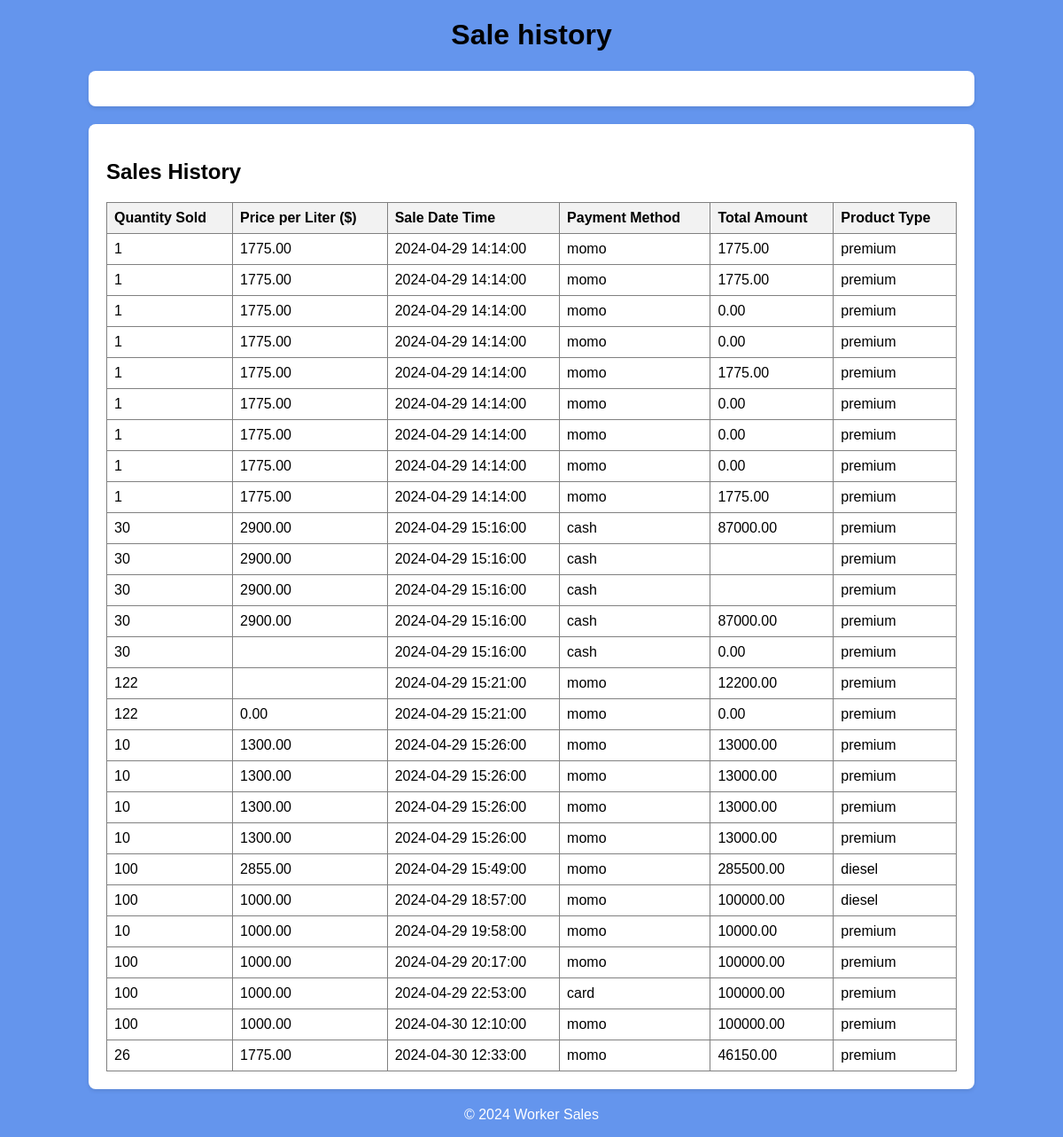
Screenshot of /W.T/worker_history.php (signed in) with the database file from the repository.
### tables this page shows
CREATE TABLE `sales` (
  `sale_id` int(11) NOT NULL,
  `quantity_sold` int(11) DEFAULT NULL,
  `price_per_liter` decimal(10,2) DEFAULT NULL,
  `sale_date_time` datetime DEFAULT NULL,
  `payment_method` varchar(50) DEFAULT NULL,
  `product_type` varchar(50) DEFAULT NULL,
  `total_amount` decimal(10,2) DEFAULT NULL
);

### W.T/worker_history.php (the view, shortened to what this page needs)
<?php
$servername = "localhost";
$username = "root";
$password = "";
$database = "petrol_sales";
?>
<!DOCTYPE html>
<html lang="en">
<head>
</head>
<body>
<div class="header">
    <h1>Sale history</h1>
</div>
<div class="container">
</div>
<div class="sales-history">
    <?php
    $conn = mysqli_connect($servername, $username, $password, $database);
    $sql = "SELECT * FROM sales";
    $result = mysqli_query($conn, $sql);
    if (mysqli_num_rows($result) > 0) {
        echo "<div class='container'>";
        echo "<h2>Sales History</h2>";
        echo "<table border='1'>";
        echo "<tr><th>Quantity Sold</th><th>Price per Liter ($)</th><th>Sale Date Time</th><th>Payment Method</th><th>Total Amount</th><th>Product Type</th></tr>";
        while($row = mysqli_fetch_assoc($result)) {
            echo "<tr>";
            echo "<td>" . $row["quantity_sold"] . "</td>";
            echo "<td>" . $row["price_per_liter"] . "</td>";
            echo "<td>" . $row["sale_date_time"] . "</td>";
            echo "<td>" . $row["payment_method"] . "</td>";
            echo "<td>" . $row["total_amount"] . "</td>";
            echo "<td>" . $row["product_type"] . "</td>";
            echo "</tr>";
        }
        echo "</table>";
        echo "</div>";
    } else {
        echo "No sales records found";
    }
    ?>
</div>
<div class="footer" style="background-color: #6495ED;">
    <p>&copy; <?php echo date("Y"); ?> Worker Sales</p>
</div>
</body>
</html>

### W.T/worker_history.php (style rules this page uses)
body { background-color: #6495ED; margin: 0; padding: 0; font-family: Arial, sans-serif; }
.header { text-align: center; margin-bottom: 20px; }
.container { margin: 0 auto; width: 80%; background-color: white; padding: 20px; border-radius: 8px; box-shadow: 0 2px 4px rgba(0, 0, 0, 0.1); }
.sales-history { margin-top: 20px; }
.footer { text-align: center; margin-top: 20px; color: white; }
table { width: 100%; border-collapse: collapse; }
th, td { padding: 8px; text-align: left; }
th { background-color: #f2f2f2; }

### rows the page displays
sales: quantity_sold "1", price_per_liter "1775.00", sale_date_time "2024-04-29 14:14:00", payment_method "momo", total_amount "1775.00", product_type "premium"
sales: quantity_sold "1", price_per_liter "1775.00", sale_date_time "2024-04-29 14:14:00", payment_method "momo", total_amount "1775.00", product_type "premium"
sales: quantity_sold "1", price_per_liter "1775.00", sale_date_time "2024-04-29 14:14:00", payment_method "momo", total_amount "0.00", product_type "premium"
sales: quantity_sold "1", price_per_liter "1775.00", sale_date_time "2024-04-29 14:14:00", payment_method "momo", total_amount "0.00", product_type "premium"
sales: quantity_sold "1", price_per_liter "1775.00", sale_date_time "2024-04-29 14:14:00", payment_method "momo", total_amount "1775.00", product_type "premium"
sales: quantity_sold "1", price_per_liter "1775.00", sale_date_time "2024-04-29 14:14:00", payment_method "momo", total_amount "0.00", product_type "premium"
sales: quantity_sold "1", price_per_liter "1775.00", sale_date_time "2024-04-29 14:14:00", payment_method "momo", total_amount "0.00", product_type "premium"
sales: quantity_sold "1", price_per_liter "1775.00", sale_date_time "2024-04-29 14:14:00", payment_method "momo", total_amount "0.00", product_type "premium"
sales: quantity_sold "1", price_per_liter "1775.00", sale_date_time "2024-04-29 14:14:00", payment_method "momo", total_amount "1775.00", product_type "premium"
sales: quantity_sold "30", price_per_liter "2900.00", sale_date_time "2024-04-29 15:16:00", payment_method "cash", total_amount "87000.00", product_type "premium"
sales: quantity_sold "30", price_per_liter "2900.00", sale_date_time "2024-04-29 15:16:00", payment_method "cash", product_type "premium"
sales: quantity_sold "30", price_per_liter "2900.00", sale_date_time "2024-04-29 15:16:00", payment_method "cash", product_type "premium"
sales: quantity_sold "30", price_per_liter "2900.00", sale_date_time "2024-04-29 15:16:00", payment_method "cash", total_amount "87000.00", product_type "premium"
sales: quantity_sold "30", sale_date_time "2024-04-29 15:16:00", payment_method "cash", total_amount "0.00", product_type "premium"
sales: quantity_sold "122", sale_date_time "2024-04-29 15:21:00", payment_method "momo", total_amount "12200.00", product_type "premium"
sales: quantity_sold "122", price_per_liter "0.00", sale_date_time "2024-04-29 15:21:00", payment_method "momo", total_amount "0.00", product_type "premium"
sales: quantity_sold "10", price_per_liter "1300.00", sale_date_time "2024-04-29 15:26:00", payment_method "momo", total_amount "13000.00", product_type "premium"
sales: quantity_sold "10", price_per_liter "1300.00", sale_date_time "2024-04-29 15:26:00", payment_method "momo", total_amount "13000.00", product_type "premium"
sales: quantity_sold "10", price_per_liter "1300.00", sale_date_time "2024-04-29 15:26:00", payment_method "momo", total_amount "13000.00", product_type "premium"
sales: quantity_sold "10", price_per_liter "1300.00", sale_date_time "2024-04-29 15:26:00", payment_method "momo", total_amount "13000.00", product_type "premium"
sales: quantity_sold "100", price_per_liter "2855.00", sale_date_time "2024-04-29 15:49:00", payment_method "momo", total_amount "285500.00", product_type "diesel"
sales: quantity_sold "100", price_per_liter "1000.00", sale_date_time "2024-04-29 18:57:00", payment_method "momo", total_amount "100000.00", product_type "diesel"
sales: quantity_sold "10", price_per_liter "1000.00", sale_date_time "2024-04-29 19:58:00", payment_method "momo", total_amount "10000.00", product_type "premium"
sales: quantity_sold "100", price_per_liter "1000.00", sale_date_time "2024-04-29 20:17:00", payment_method "momo", total_amount "100000.00", product_type "premium"
sales: quantity_sold "100", price_per_liter "1000.00", sale_date_time "2024-04-29 22:53:00", payment_method "card", total_amount "100000.00", product_type "premium"
sales: quantity_sold "100", price_per_liter "1000.00", sale_date_time "2024-04-30 12:10:00", payment_method "momo", total_amount "100000.00", product_type "premium"
sales: quantity_sold "26", price_per_liter "1775.00", sale_date_time "2024-04-30 12:33:00", payment_method "momo", total_amount "46150.00", product_type "premium"
